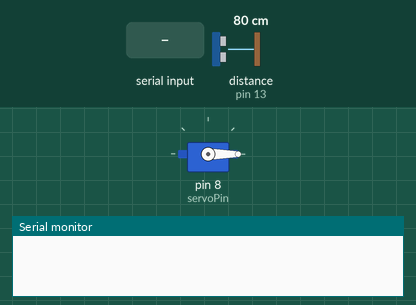
Simulated run of this sketch. Board: Arduino Uno, built with avr-gcc and run on an emulated ATmega328P. Parts: servo, the last lines printed to the serial monitor. Wiring (inferred from the names in the program): ultrasonic range finder: trigger pin 12; echo pin 13. The test bench sets the inputs (shaded band); at power-on: distance to the obstacle (sensor on pin 13) 80 cm. The echo pulse lasts 58.3 µs per cm.

Above: at 1.2 s.
1.3 s: "O" received over Serial
4.3 s: distance to the obstacle (sensor on pin 13) set to 23 cm
5.8 s: distance to the obstacle (sensor on pin 13) set to 18 cm
At 6.1 s:
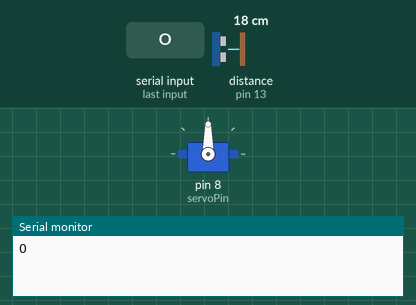
7.3 s: distance to the obstacle (sensor on pin 13) set to 35 cm
At 8.5 s:
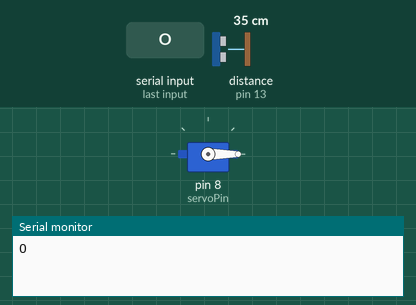
Timing chart, 0 to 10.3 s (numbered marks = the images above; inputs shaded):
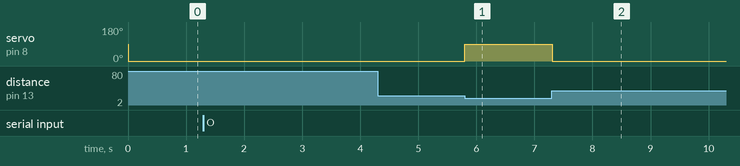

The sketch:

rundone__1_.ino
```cpp
// #include <SoftwareSerial.h>
#include <Servo.h>
#include <SoftwareSerial.h>
const int servoPin = 8;
Servo myServo;
const int trigPin = 12;
const int echoPin = 13;
long duration, distance;
char incoming_value;
// int led = 13;
void setup() {
  // put your setup code here, to run once:
  Serial.begin(9600);

  // bluetooth.begin(9600);
  myServo.attach(servoPin);
  // myServo.write(0);
  pinMode(trigPin, OUTPUT);
  pinMode(echoPin, INPUT);

}

void loop() {

  digitalWrite(trigPin, LOW);
  delayMicroseconds(2);
  digitalWrite(trigPin, HIGH);
  delayMicroseconds(10);
  digitalWrite(trigPin, LOW);
  duration = pulseIn(echoPin, HIGH);
  distance = duration * 0.034 / 2;
    if (distance < 20) {
    myServo.write(90); // Adjust the angle as needed
  } else {
    myServo.write(0); // Close the lid if no object is detected
  }
  // put your main code here, to run repeatedly:
  if (Serial.available()){
    incoming_value = Serial.read();
    Serial.println(incoming_value);

  // if (bluetooth.available()) {
  //   char incoming_value = bluetooth.read();

    // If 'O' is received, open the lid
    if (incoming_value == 'O') {
      myServo.write(90);
    }
    // If 'C' is received, close the lid
    else if (incoming_value == 'C') {
      myServo.write(0);
    }
  }

  // Small delay to prevent reading errors
  // delay(10);
  // digitalWrite(trigPin, LOW);
  // delayMicroseconds(2);
  // digitalWrite(trigPin, HIGH);
  // delayMicroseconds(10);
  // digitalWrite(trigPin, LOW);
  // duration = pulseIn(echoPin, HIGH);
  // distance = duration * 0.034 / 2;
  //   if (distance < 20) {
  //   myServo.write(90); // Adjust the angle as needed
  // } else {
  //   myServo.write(0); // Close the lid if no object is detected
  // }
}
  // if (incoming_value == 'A')
  //   digitalWrite(13, HIGH);
  // else if (incoming_value == 'B')
  //   digitalWrite(13, LOW);
//   }
// }
```

Measured:
- the behaviour switches between 21 and 20 cm on distance to the obstacle (sensor on pin 13) (found by bisection; images 0 and 1)
- after the input at 4.3 s, every drawn part: stays the same
- after the input at 5.8 s, servo on pin 8 (servoPin): 0° → 90° at once
- after the input at 7.3 s, servo on pin 8 (servoPin): 90° → 0° at once
